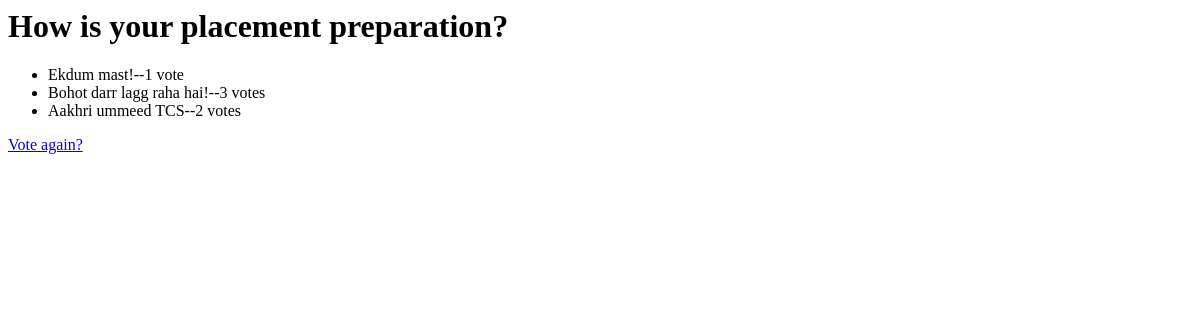
Page /2/results/ on the earlier database version.
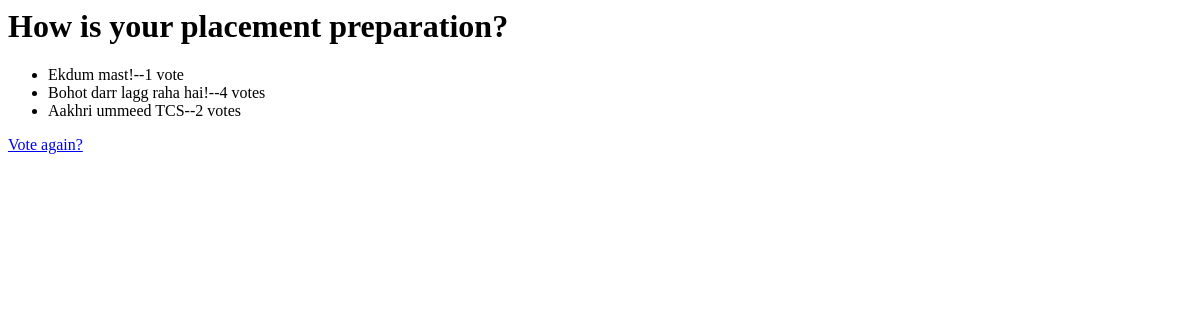
Same page on the later database version.
### pollsapp/models.py (models this page shows, shortened)
class Choice(models.Model):
    question=models.ForeignKey(Question,on_delete=models.CASCADE)
    choice_text=models.CharField(max_length=200)
    votes=models.IntegerField(default=0)

### pollsapp/views.py (the view)
# urls.py: path('<int:question_id>/results/', views.results, name='results'),
def results(request, question_id):
    question=get_object_or_404(Question,pk=question_id)
    return render(request,'pollsapp/results.html',{'question':question})

### pollsapp/templates/pollsapp/results.html
<h1>{{question.question_text}}</h1>
<ul>
    {% for choice in question.choice_set.all %}
    <li>{{choice.choice_text}}--{{choice.votes}} vote{{choice.votes|pluralize}}</li>
    {% endfor %}
</ul>
<a href="{% url 'pollsapp:detail' question.id %}">Vote again?</a>

Differences in the rows shown:
changed Choice "Bohot darr lagg raha hai!": votes "3" → "4"
